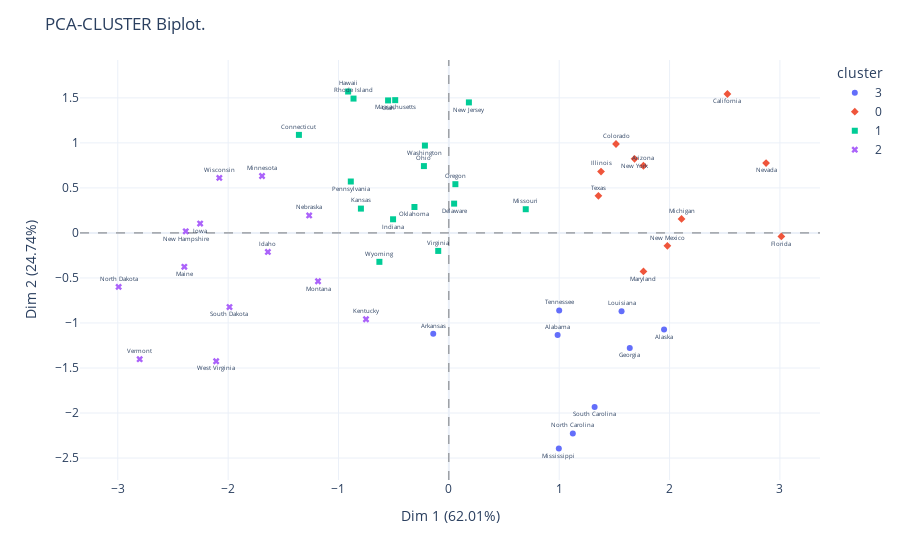

Notebook source saved alongside this figure:
### Code cell
# Plot con 4 clusters.
cluster_biplot(pca, df_usarrests, kmeans1.labels_, size_text=6)

### Figure 1 — Plotly figure (JSON) as saved in the notebook; plotly's stock layout.template omitted (floating-point values rounded to 4 significant figures)
{"data": [{"hovertemplate": "<b>%{hovertext}</b><br><br>cluster=3<br>x=%{x}<br>y=%{y}<br>Indice=%{text}<extra></extra>", "hovertext": ["Alabama", "Alaska", "Arkansas", "Georgia", "Louisiana", "Mississippi", "North Carolina", "South Carolina", "Tennessee"], "legendgroup": "3", "marker": {"color": "#636efa", "symbol": "circle"}, "mode": "markers+text", "name": "3", "orientation": "v", "showlegend": true, "text": ["Alabama", "Alaska", "Arkansas", "Georgia", "Louisiana", "Mississippi", "North Carolina", "South Carolina", "Tennessee"], "textfont": {"size": 6}, "textposition": ["top center", "bottom center", "top center", "bottom center", "top center", "bottom center", "top center", "bottom center", "top center", "bottom center", "top center", "bottom center", "top center", "bottom center", "top center", "bottom center", "top center", "bottom center", "top center", "bottom center", "top center", "bottom center", "top center", "bottom center", "top center", "bottom center", "top center", "bottom center", "top center", "bottom center", "top center", "bottom center", "top center", "bottom center", "top center", "bottom center", "top center", "bottom center", "top center", "bottom center", "top center", "bottom center", "top center", "bottom center", "top center", "bottom center", "top center", "bottom center", "top center", "bottom center"], "type": "scatter", "x": [0.9856, 1.95, -0.1414, 1.639, 1.565, 0.9965, 1.123, 1.321, 0.9997], "xaxis": "x", "y": [-1.133, -1.073, -1.12, -1.279, -0.8711, -2.394, -2.228, -1.933, -0.8603], "yaxis": "y"}, {"hovertemplate": "<b>%{hovertext}</b><br><br>cluster=0<br>x=%{x}<br>y=%{y}<br>Indice=%{text}<extra></extra>", "hovertext": ["Arizona", "California", "Colorado", "Florida", "Illinois", "Maryland", "Michigan", "Nevada", "New Mexico", "New York", "Texas"], "legendgroup": "0", "marker": {"color": "#EF553B", "symbol": "diamond"}, "mode": "markers+text", "name": "0", "orientation": "v", "showlegend": true, "text": ["Arizona", "California", "Colorado", "Florida", "Illinois", "Maryland", "Michigan", "Nevada", "New Mexico", "New York", "Texas"], "textfont": {"size": 6}, "textposition": ["top center", "bottom center", "top center", "bottom center", "top center", "bottom center", "top center", "bottom center", "top center", "bottom center", "top center", "bottom center", "top center", "bottom center", "top center", "bottom center", "top center", "bottom center", "top center", "bottom center", "top center", "bottom center", "top center", "bottom center", "top center", "bottom center", "top center", "bottom center", "top center", "bottom center", "top center", "bottom center", "top center", "bottom center", "top center", "bottom center", "top center", "bottom center", "top center", "bottom center", "top center", "bottom center", "top center", "bottom center", "top center", "bottom center", "top center", "bottom center", "top center", "bottom center"], "type": "scatter", "x": [1.763, 2.524, 1.515, 3.013, 1.379, 1.763, 2.108, 2.874, 1.98, 1.683, 1.355], "xaxis": "x", "y": [0.746, 1.543, 0.9876, -0.03923, 0.6818, -0.4277, 0.1554, 0.7756, -0.1428, 0.8232, 0.4125], "yaxis": "y"}, {"hovertemplate": "<b>%{hovertext}</b><br><br>cluster=1<br>x=%{x}<br>y=%{y}<br>Indice=%{text}<extra></extra>", "hovertext": ["Connecticut", "Delaware", "Hawaii", "Indiana", "Kansas", "Massachusetts", "Missouri", "New Jersey", "Ohio", "Oklahoma", "Oregon", "Pennsylvania", "Rhode Island", "Utah", "Virginia", "Washington", "Wyoming"], "legendgroup": "1", "marker": {"color": "#00cc96", "symbol": "square"}, "mode": "markers+text", "name": "1", "orientation": "v", "showlegend": true, "text": ["Connecticut", "Delaware", "Hawaii", "Indiana", "Kansas", "Massachusetts", "Missouri", "New Jersey", "Ohio", "Oklahoma", "Oregon", "Pennsylvania", "Rhode Island", "Utah", "Virginia", "Washington", "Wyoming"], "textfont": {"size": 6}, "textposition": ["top center", "bottom center", "top center", "bottom center", "top center", "bottom center", "top center", "bottom center", "top center", "bottom center", "top center", "bottom center", "top center", "bottom center", "top center", "bottom center", "top center", "bottom center", "top center", "bottom center", "top center", "bottom center", "top center", "bottom center", "top center", "bottom center", "top center", "bottom center", "top center", "bottom center", "top center", "bottom center", "top center", "bottom center", "top center", "bottom center", "top center", "bottom center", "top center", "bottom center", "top center", "bottom center", "top center", "bottom center", "top center", "bottom center", "top center", "bottom center", "top center", "bottom center"], "type": "scatter", "x": [-1.359, 0.04771, -0.9127, -0.5055, -0.7969, -0.4862, 0.6968, 0.1816, -0.226, -0.3118, 0.05912, -0.8884, -0.8638, -0.5506, -0.09633, -0.2169, -0.6294], "xaxis": "x", "y": [1.089, 0.3254, 1.57, 0.1516, 0.2702, 1.474, 0.2634, 1.45, 0.7422, 0.2879, 0.5414, 0.5711, 1.492, 1.472, -0.1997, 0.9701, -0.321], "yaxis": "y"}, {"hovertemplate": "<b>%{hovertext}</b><br><br>cluster=2<br>x=%{x}<br>y=%{y}<br>Indice=%{text}<extra></extra>", "hovertext": ["Idaho", "Iowa", "Kentucky", "Maine", "Minnesota", "Montana", "Nebraska", "New Hampshire", "North Dakota", "South Dakota", "Vermont", "West Virginia", "Wisconsin"], "legendgroup": "2", "marker": {"color": "#ab63fa", "symbol": "x"}, "mode": "markers+text", "name": "2", "orientation": "v", "showlegend": true, "text": ["Idaho", "Iowa", "Kentucky", "Maine", "Minnesota", "Montana", "Nebraska", "New Hampshire", "North Dakota", "South Dakota", "Vermont", "West Virginia", "Wisconsin"], "textfont": {"size": 6}, "textposition": ["top center", "bottom center", "top center", "bottom center", "top center", "bottom center", "top center", "bottom center", "top center", "bottom center", "top center", "bottom center", "top center", "bottom center", "top center", "bottom center", "top center", "bottom center", "top center", "bottom center", "top center", "bottom center", "top center", "bottom center", "top center", "bottom center", "top center", "bottom center", "top center", "bottom center", "top center", "bottom center", "top center", "bottom center", "top center", "bottom center", "top center", "bottom center", "top center", "bottom center", "top center", "bottom center", "top center", "bottom center", "top center", "bottom center", "top center", "bottom center", "top center", "bottom center"], "type": "scatter", "x": [-1.64, -2.254, -0.7509, -2.397, -1.693, -1.185, -1.266, -2.384, -2.992, -1.988, -2.801, -2.109, -2.08], "xaxis": "x", "y": [-0.211, 0.1041, -0.9584, -0.3764, 0.6323, -0.5369, 0.194, 0.01808, -0.5991, -0.8233, -1.402, -1.425, 0.6113], "yaxis": "y"}], "layout": {"legend": {"title": {"text": "cluster"}, "tracegroupgap": 0}, "margin": {"t": 60}, "shapes": [{"line": {"color": "black", "dash": "dash", "width": 0.5}, "type": "line", "x0": 0, "x1": 1, "xref": "x domain", "y0": 0, "y1": 0, "yref": "y"}, {"line": {"color": "black", "dash": "dash", "width": 0.5}, "type": "line", "x0": 0, "x1": 0, "xref": "x", "y0": 0, "y1": 1, "yref": "y domain"}], "title": {"text": "PCA-CLUSTER Biplot."}, "xaxis": {"anchor": "y", "domain": [0, 1], "range": [-3.342, 3.363], "title": {"text": "Dim 1 (62.01%)"}}, "yaxis": {"anchor": "x", "domain": [0, 1], "range": [-2.744, 1.92], "title": {"text": "Dim 2 (24.74%)"}}}}
